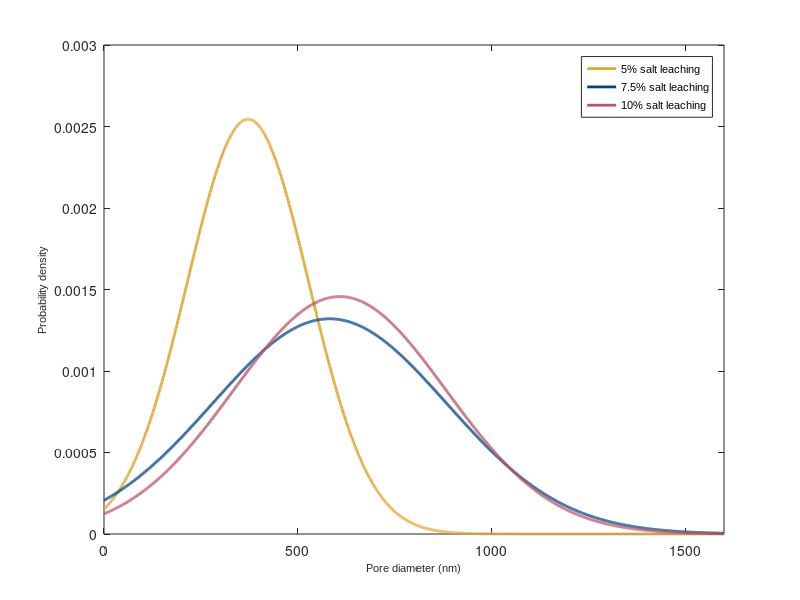

This chart was generated by the following MATLAB code: (Note: this script raises an error after producing the figure.)
pore_sizes=0:1:1600;
MC_5_percent=normpdf(pore_sizes,371.65,156.77);
MC_7_5_percent=normpdf(pore_sizes,582.21,302.17);
MC_10_percent=normpdf(pore_sizes,608.55,273.90);

figure(51) %figureS1
figname = 'figureS1';
color1 = [221 170 51]/255;
color2 = [0 68 136]/255;
color3 = [187 85 102]/255;

plot(pore_sizes,MC_5_percent,'Color',color1,'LineWidth',2)
hold on
plot(pore_sizes,MC_7_5_percent,'Color',color2,'LineWidth',2)
plot(pore_sizes,MC_10_percent,'Color',color3,'LineWidth',2)
xlabel('Pore diameter (nm)','FontName','Arial','FontSize',8)
ylabel('Probability density','FontName','Arial','FontSize',8)
legend('5% salt leaching','7.5% salt leaching',...
    '10% salt leaching','FontName','Arial','FontSize',8)
axis([0,1600,0,3e-3])

widthInches = 3;
heightInches = 3;

run('ScriptForExportingImages.m')
